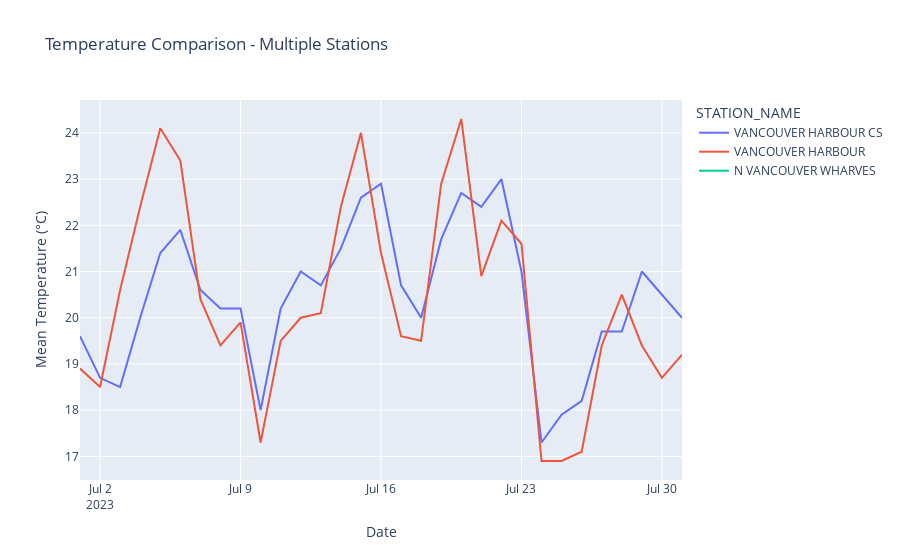

The cell this chart's notebook holds for it:
### Code cell
# Get data from multiple stations for comparison
from alviaorange import get_multi_station_data

if len(nearest_stations) >= 3:
    # Get the top 3 stations
    top_3_stations = nearest_stations.head(3)
    station_ids = top_3_stations['CLIMATE_IDENTIFIER'].tolist()
    station_names = top_3_stations['STATION_NAME'].tolist()
    
    print("Getting data from multiple stations:")
    for name, sid in zip(station_names, station_ids):
        print(f"  - {name} ({sid})")
    
    # Get data without aggregation to compare stations
    multi_station_data = get_multi_station_data(
        station_ids=station_ids,
        start_date='2023-07-01',
        end_date='2023-07-31',
        data_type='daily',
        aggregate_method='none'  # Don't aggregate, keep separate
    )
    
    if not multi_station_data.empty:
        print(f"\nRetrieved data from {multi_station_data['STATION_ID'].nunique()} stations")
        print(f"Total records: {len(multi_station_data)}")
        
        # Create a mapping of station IDs to names for better visualization
        id_to_name = dict(zip(top_3_stations['CLIMATE_IDENTIFIER'], top_3_stations['STATION_NAME']))
        multi_station_data['STATION_NAME'] = multi_station_data['STATION_ID'].map(id_to_name)
        
        # Plot temperature comparison if available
        if 'MEAN_TEMPERATURE' in multi_station_data.columns:
            fig = px.line(
                multi_station_data,
                x='LOCAL_DATE',
                y='MEAN_TEMPERATURE', 
                color='STATION_NAME',
                title='Temperature Comparison - Multiple Stations',
                labels={'MEAN_TEMPERATURE': 'Mean Temperature (°C)', 'LOCAL_DATE': 'Date'}
            )
            fig.show()
    else:
        print("No data available for the specified period")
else:
    print(f"Only {len(nearest_stations)} stations found, need at least 3 for comparison")

### Figure 1 — Plotly figure (JSON) as saved in the notebook; plotly's stock layout.template omitted (floating-point values rounded to 4 significant figures)
{"data": [{"hovertemplate": "STATION_NAME=VANCOUVER HARBOUR CS<br>Date=%{x}<br>Mean Temperature (°C)=%{y}<extra></extra>", "legendgroup": "VANCOUVER HARBOUR CS", "line": {"color": "#636efa", "dash": "solid"}, "marker": {"symbol": "circle"}, "mode": "lines", "name": "VANCOUVER HARBOUR CS", "orientation": "v", "showlegend": true, "type": "scatter", "x": ["2023-07-01T00:00:00.000000000", "2023-07-02T00:00:00.000000000", "2023-07-03T00:00:00.000000000", "2023-07-04T00:00:00.000000000", "2023-07-05T00:00:00.000000000", "2023-07-06T00:00:00.000000000", "2023-07-07T00:00:00.000000000", "2023-07-08T00:00:00.000000000", "2023-07-09T00:00:00.000000000", "2023-07-10T00:00:00.000000000", "2023-07-11T00:00:00.000000000", "2023-07-12T00:00:00.000000000", "2023-07-13T00:00:00.000000000", "2023-07-14T00:00:00.000000000", "2023-07-15T00:00:00.000000000", "2023-07-16T00:00:00.000000000", "2023-07-17T00:00:00.000000000", "2023-07-18T00:00:00.000000000", "2023-07-19T00:00:00.000000000", "2023-07-20T00:00:00.000000000", "2023-07-21T00:00:00.000000000", "2023-07-22T00:00:00.000000000", "2023-07-23T00:00:00.000000000", "2023-07-24T00:00:00.000000000", "2023-07-25T00:00:00.000000000", "2023-07-26T00:00:00.000000000", "2023-07-27T00:00:00.000000000", "2023-07-28T00:00:00.000000000", "2023-07-29T00:00:00.000000000", "2023-07-30T00:00:00.000000000", "2023-07-31T00:00:00.000000000"], "xaxis": "x", "y": [19.6, 18.7, 18.5, 20.0, 21.4, 21.9, 20.6, 20.2, 20.2, 18.0, 20.2, 21.0, 20.7, 21.5, 22.6, 22.9, 20.7, 20.0, 21.7, 22.7, 22.4, 23.0, 21.0, 17.3, 17.9, 18.2, 19.7, 19.7, 21.0, 20.5, 20.0], "yaxis": "y"}, {"hovertemplate": "STATION_NAME=VANCOUVER HARBOUR<br>Date=%{x}<br>Mean Temperature (°C)=%{y}<extra></extra>", "legendgroup": "VANCOUVER HARBOUR", "line": {"color": "#EF553B", "dash": "solid"}, "marker": {"symbol": "circle"}, "mode": "lines", "name": "VANCOUVER HARBOUR", "orientation": "v", "showlegend": true, "type": "scatter", "x": ["2023-07-01T00:00:00.000000000", "2023-07-02T00:00:00.000000000", "2023-07-03T00:00:00.000000000", "2023-07-04T00:00:00.000000000", "2023-07-05T00:00:00.000000000", "2023-07-06T00:00:00.000000000", "2023-07-07T00:00:00.000000000", "2023-07-08T00:00:00.000000000", "2023-07-09T00:00:00.000000000", "2023-07-10T00:00:00.000000000", "2023-07-11T00:00:00.000000000", "2023-07-12T00:00:00.000000000", "2023-07-13T00:00:00.000000000", "2023-07-14T00:00:00.000000000", "2023-07-15T00:00:00.000000000", "2023-07-16T00:00:00.000000000", "2023-07-17T00:00:00.000000000", "2023-07-18T00:00:00.000000000", "2023-07-19T00:00:00.000000000", "2023-07-20T00:00:00.000000000", "2023-07-21T00:00:00.000000000", "2023-07-22T00:00:00.000000000", "2023-07-23T00:00:00.000000000", "2023-07-24T00:00:00.000000000", "2023-07-25T00:00:00.000000000", "2023-07-26T00:00:00.000000000", "2023-07-27T00:00:00.000000000", "2023-07-28T00:00:00.000000000", "2023-07-29T00:00:00.000000000", "2023-07-30T00:00:00.000000000", "2023-07-31T00:00:00.000000000"], "xaxis": "x", "y": [18.9, 18.5, 20.6, 22.4, 24.1, 23.4, 20.4, 19.4, 19.9, 17.3, 19.5, 20.0, 20.1, 22.4, 24.0, 21.4, 19.6, 19.5, 22.9, 24.3, 20.9, 22.1, 21.6, 16.9, 16.9, 17.1, 19.4, 20.5, 19.4, 18.7, 19.2], "yaxis": "y"}, {"hovertemplate": "STATION_NAME=N VANCOUVER WHARVES<br>Date=%{x}<br>Mean Temperature (°C)=%{y}<extra></extra>", "legendgroup": "N VANCOUVER WHARVES", "line": {"color": "#00cc96", "dash": "solid"}, "marker": {"symbol": "circle"}, "mode": "lines", "name": "N VANCOUVER WHARVES", "orientation": "v", "showlegend": true, "type": "scatter", "x": ["2023-07-01T00:00:00.000000000", "2023-07-02T00:00:00.000000000", "2023-07-03T00:00:00.000000000", "2023-07-04T00:00:00.000000000", "2023-07-05T00:00:00.000000000", "2023-07-06T00:00:00.000000000", "2023-07-07T00:00:00.000000000", "2023-07-08T00:00:00.000000000", "2023-07-09T00:00:00.000000000", "2023-07-10T00:00:00.000000000", "2023-07-11T00:00:00.000000000", "2023-07-12T00:00:00.000000000", "2023-07-13T00:00:00.000000000", "2023-07-14T00:00:00.000000000", "2023-07-15T00:00:00.000000000", "2023-07-16T00:00:00.000000000", "2023-07-17T00:00:00.000000000", "2023-07-18T00:00:00.000000000", "2023-07-19T00:00:00.000000000", "2023-07-20T00:00:00.000000000", "2023-07-21T00:00:00.000000000", "2023-07-22T00:00:00.000000000", "2023-07-23T00:00:00.000000000", "2023-07-24T00:00:00.000000000", "2023-07-25T00:00:00.000000000", "2023-07-26T00:00:00.000000000", "2023-07-27T00:00:00.000000000", "2023-07-28T00:00:00.000000000", "2023-07-29T00:00:00.000000000", "2023-07-30T00:00:00.000000000", "2023-07-31T00:00:00.000000000"], "xaxis": "x", "y": [NaN, NaN, NaN, NaN, NaN, NaN, NaN, NaN, NaN, NaN, NaN, NaN, NaN, NaN, NaN, NaN, NaN, NaN, NaN, NaN, NaN, NaN, NaN, NaN, NaN, NaN, NaN, NaN, NaN, NaN, NaN], "yaxis": "y"}], "layout": {"legend": {"title": {"text": "STATION_NAME"}, "tracegroupgap": 0}, "title": {"text": "Temperature Comparison - Multiple Stations"}, "xaxis": {"anchor": "y", "domain": [0, 1], "title": {"text": "Date"}}, "yaxis": {"anchor": "x", "domain": [0, 1], "title": {"text": "Mean Temperature (°C)"}}}}
